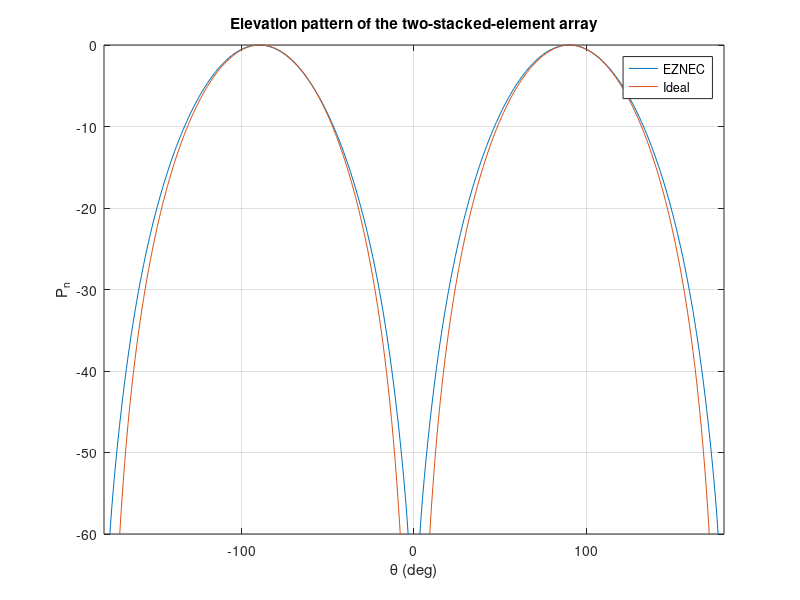

MATLAB code to generate this figure:
%% twoElement_Elevation.m
load twoElement_ElevationPlot.txt
elev = twoElement_ElevationPlot(:,1);  % elevation angle
Pn_EZNEC = twoElement_ElevationPlot(:,2) - twoElement_ElevationPlot(1,2); % normalized power pattern
%% convert elevation angle to theta
I = cosd(90-elev);
Q = sind(90-elev);
theta = atan2(Q,I);
%% sort theta and pattern values
[theta1,k] = sort(theta);
Pn_EZNEC1 = Pn_EZNEC(k);
%% compute ideal pattern and generate plots
Pn_ideal = 10*log10(abs(sin(theta1).^3).*cos(pi/2*sin(theta)).^2);
plot(180/pi*theta1,Pn_EZNEC1,180/pi*theta1,Pn_ideal)
axis([-180 180 -60 0])
xlabel('\theta (deg)')
ylabel('P_n')
grid
legend('EZNEC','Ideal','best')
title('Elevation pattern of the two-stacked-element array')
